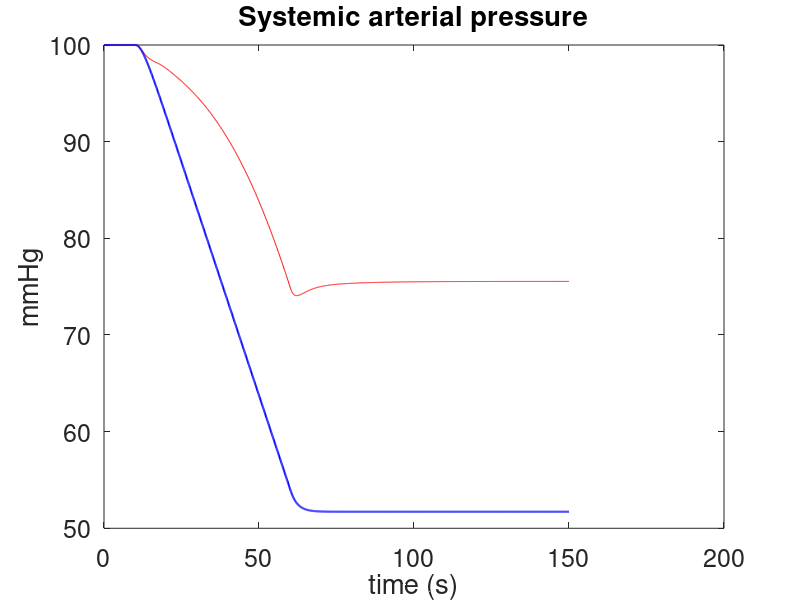
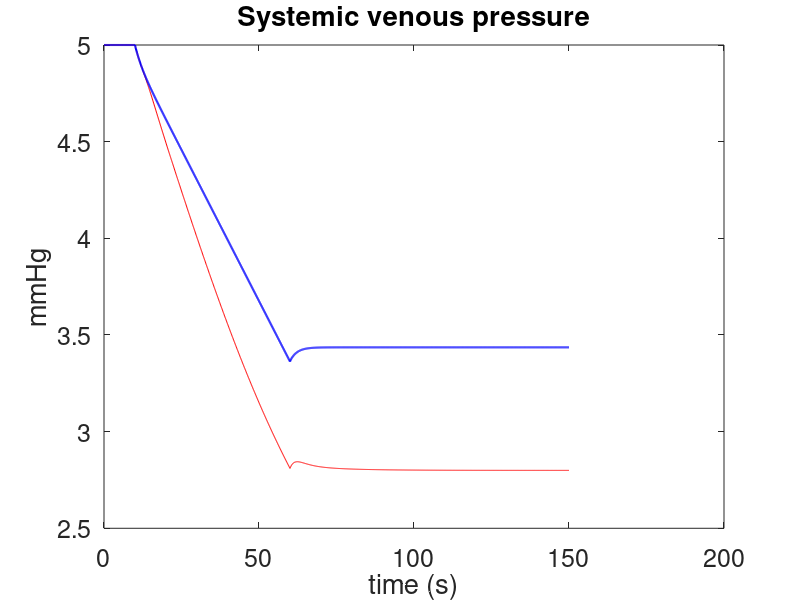
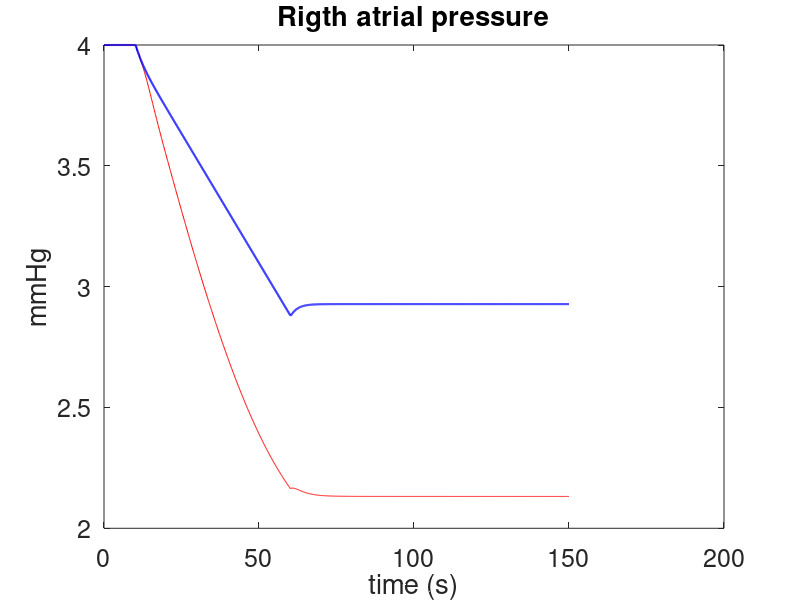
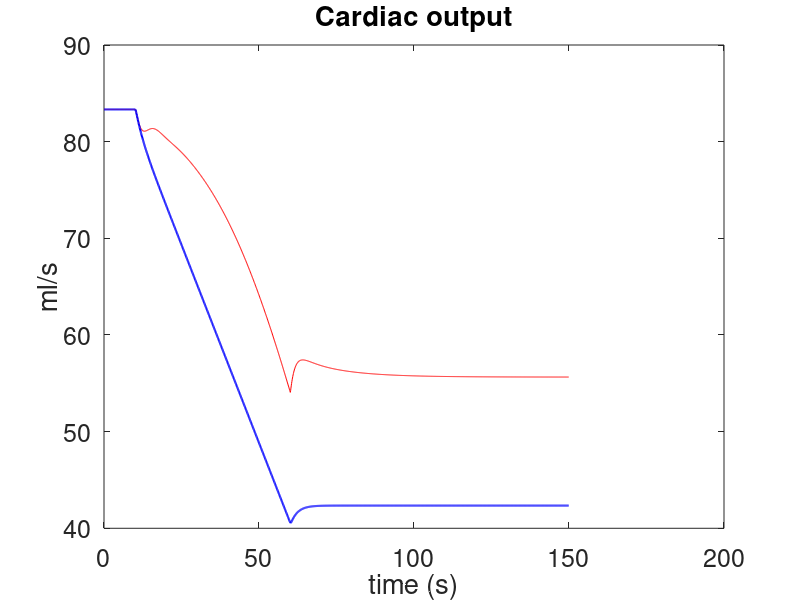

Recreate these plots in MATLAB, in order.
clc
clear
close all

q0=5/60*1000;  %gittata cardiaca in ml/s
Psa0=100;
Psv0=5;
Pra0=4;
Kr0=q0/(Pra0 - 1.82);
Rsa0=(Psa0-Psv0)/q0;
Rsv=(Psv0-Pra0)/q0;
Csa=4;
Csv=111;
Cra=31;

DT = 0.1;
t=[0:DT:150];
L=length(t);
Volume_emor = 400;
Emor = Volume_emor/50;  % 50 seconds of hemhorrage 
Ii=[zeros(1,round(10/DT)) -Emor*ones(1,round(50/DT)) zeros(1,L -round(60/DT))];

Psa_no = zeros(1,L);
Psv_no = zeros(1,L);
Pra_no = zeros(1,L);

Psa = zeros(1,L);
Psv = zeros(1,L);
Pra = zeros(1,L);

%% Simulazione senza controllo
Psa_no(1)=Psa0*1.0;
Psv_no(1)=Psv0*1.0;
Pra_no(1)=Pra0;

for j = 1:L-1,

q_no(j) =  Kr0*(Pra_no(j) - 1.82);
dPsa = (q_no(j) -(Psa_no(j)-Psv_no(j))/Rsa0)/Csa;
dPsv = ((Psa_no(j) - Psv_no(j))/Rsa0 - (Psv_no(j)  - Pra_no(j))/Rsv +Ii(j))/Csv;
dPra = ((Psv_no(j)  - Pra_no(j))/Rsv - q_no(j))/Cra;
Psa_no(j+1) = Psa_no(j) +DT*dPsa;
Psv_no(j+1)= Psv_no(j) +DT*dPsv;
Pra_no(j+1) = Pra_no(j) + DT*dPra;
end
V_no = Csa*Psa_no+Csv*Psv_no+Cra*Pra_no;

%% Simulazione con controllore
Psa(1)=Psa0*1.0;
Psv(1)=Psv0*1.0;
Pra(1)=Pra0;
Rsa(1) = Rsa0;
Kr(1) = Kr0;
tauR = 15;
tauK = 5;
GR=Rsa0/Psa0*0.6;    %0.6
GK = Kr0/Psa0*15;    %15


for j = 1:L-1
q(j) =  Kr(j)*(Pra(j) - 1.82);
dPsa = (q(j) -(Psa(j)-Psv(j))/Rsa(j))/Csa;
dPsv = ((Psa(j) - Psv(j))/Rsa(j) - (Psv(j)  - Pra(j))/Rsv +Ii(j))/Csv;
dPra = ((Psv(j)  - Pra(j))/Rsv - q(j))/Cra;
DKr = -(Kr(j)-Kr0)-GK*(Psa(j)-Psa0);
DRsa = -(Rsa(j) - Rsa0) - GR*(Psa(j) - Psa0);
Psa(j+1) = Psa(j) +DT*dPsa;
Psv(j+1)= Psv(j) +DT*dPsv;
Pra(j+1) = Pra(j) + DT*dPra;
Rsa(j+1) = Rsa(j) + DT/tauR*DRsa;
Kr(j+1) = Kr(j) + DT/tauK*DKr;
end
V = Csa*Psa+Csv*Psv+Cra*Pra;

%% grafici
Width = 1.5;
Font = 18;
plot(t,Psa,'r',t,Psa_no,'b','linewidth',Width)
title('Systemic arterial pressure','fontsize',Font)
xlabel('time (s)','fontsize',Font)
ylabel('mmHg','fontsize', Font)
set(gca,'fontsize',Font)
figure
plot(t,Psv,'r',t,Psv_no,'b','linewidth',Width)
title('Systemic venous pressure','fontsize',Font)
xlabel('time (s)','fontsize',Font)
ylabel('mmHg','fontsize', Font)
set(gca,'fontsize',Font)
figure
plot(t,Pra,'r',t,Pra_no,'b','linewidth',Width)
title('Rigth atrial pressure','fontsize',Font)
xlabel('time (s)','fontsize',Font)
ylabel('mmHg','fontsize', Font)
set(gca,'fontsize',Font)
figure
plot(t(1:end-1),q,'r',t(1:end-1),q_no,'b','linewidth',Width)
title('Cardiac output','fontsize',Font)
xlabel('time (s)','fontsize',Font)
ylabel('ml/s','fontsize', Font)
set(gca,'fontsize',Font)
figure
plot(t(1:end),V,'r',t(1:end),V_no,'b','linewidth',Width)
title('Systemic filling volume','fontsize',Font)
xlabel('time (s)','fontsize',Font)
ylabel('ml','fontsize', Font)
set(gca,'fontsize',Font)
figure
plot(t(1:end),Rsa,'r',[t(1) t(end)],[Rsa0 Rsa0],'b','linewidth',Width)
title('Systemic arterial resistance','fontsize',Font)
xlabel('time (s)','fontsize',Font)
ylabel('mmHg/(ml/s)','fontsize', Font)
set(gca,'fontsize',Font)
figure
plot(t(1:end),Kr,'r',[t(1) t(end)],[Kr0 Kr0],'b','linewidth',Width)
title('Cardiac factor (k)','fontsize',Font)
xlabel('time (s)','fontsize',Font)
ylabel('ml/s/mmHg','fontsize', Font)
set(gca,'fontsize',Font)
